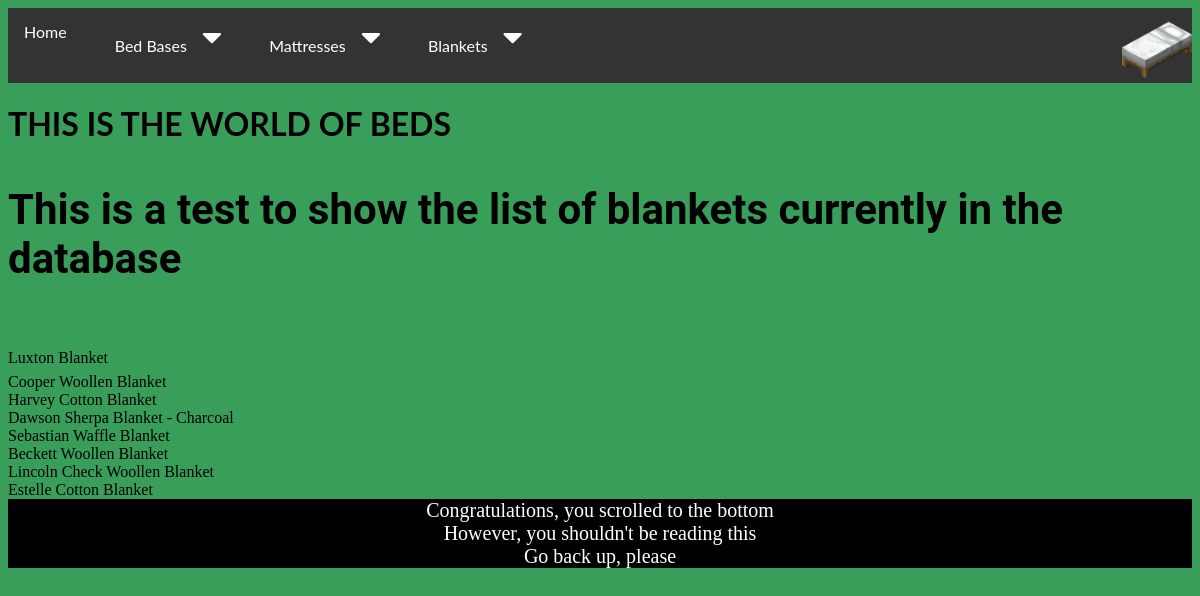
The page /blanket on the database as committed earlier.
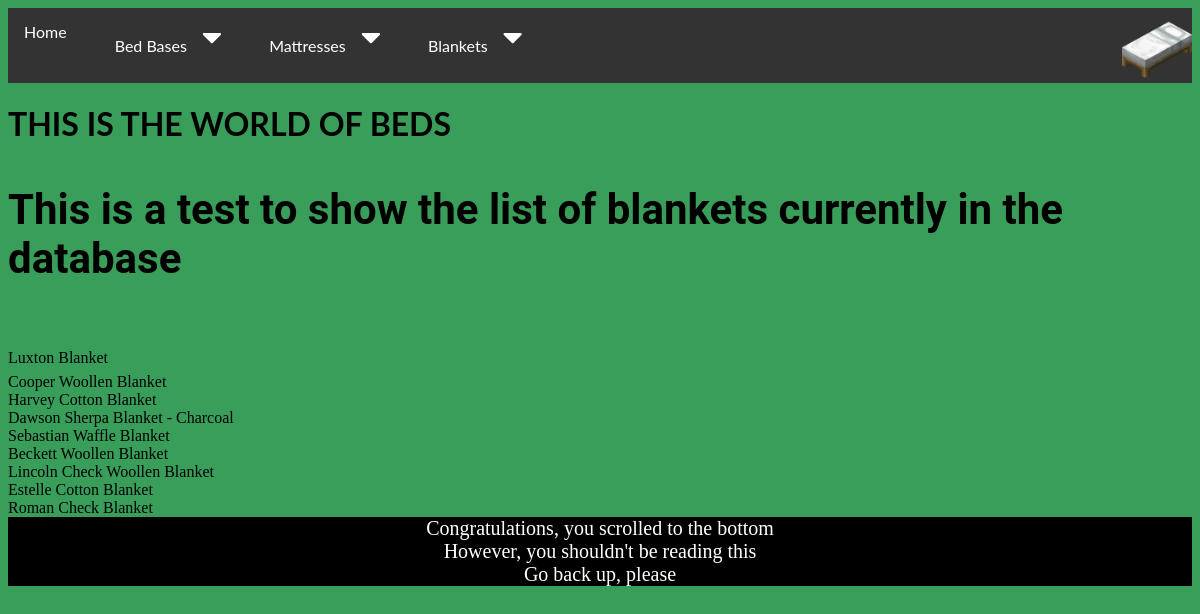
The same page on the database as committed later.
### tables this page shows
CREATE TABLE Blankets (BlanketID INTEGER PRIMARY KEY AUTOINCREMENT UNIQUE, BlanketName TEXT NOT NULL, BlanketMaterial TEXT NOT NULL, BlanketSize TEXT NOT NULL, BlanketColor TEXT NOT NULL, BlanketImage TEXT);

### routes.py (the view)
@app.route('/blanket')  # All Blanket Route
def all_blanket():
    conn = sqlite3.connect('beds.db')
    cur = conn.cursor()
    cur.execute('SELECT * FROM Blankets')
    blanket = cur.fetchall()
    return render_template('all_blanket.html', blanket=blanket)

### templates/all_blanket.html (shortened to what this page needs)
{% extends 'layout.html' %}
{% block content %}
<body class="blanket_route">
<b><p class="blanket">
    This is a test to show the list of blankets currently in the database
    </p></b>
{% for individual_blanket in blanket %} {{individual_blanket[1]}} <br> {% endfor %}
{% endblock %}

Rows that differ between the two databases and show on the page:
added Blankets: BlanketName "Roman Check Blanket"
